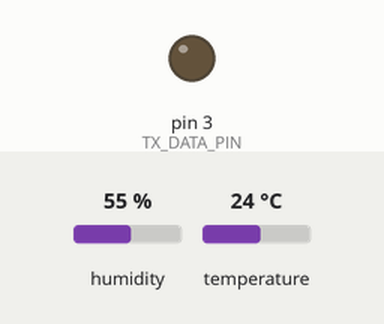
Simulated run of this sketch. Board: Arduino Uno, built with avr-gcc and run on an emulated ATmega328P. Parts: output pins drawn as LEDs (lit = HIGH). Wiring (inferred from the names in the program): DHT22 sensor: data pin 2. The inputs (shaded band) are chosen by the test bench; at power-on: humidity 55 %, temperature 24 °C. What the sketch prints to the serial monitor is not drawn.

Above: at 0.1 s.
Timing chart, 0 to 121.2 s (numbered marks = the images above):
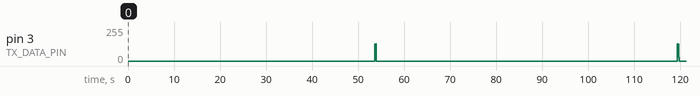

The sketch:

ThermoHygroTransmitter5.ino
```cpp
#include <Sleep_n0m1.h>
Sleep sleep;
unsigned long sleepTime; //how long you want the arduino to sleep

#include <DHT.h>
#define DHT_DATA_PIN  2
static DHT sensor;
static boolean bValidData=false;

static byte sendCount=1;
const byte sendInterval=6; //send every x wakeups

int lastTemp=0;
int lastHumi=0;

#define SERIAL_BAUD 9600

#define led 4

 #include <SensorTransmitter.h>

 #define TX_DATA_PIN  3
 #define TX_RAND_ID  4
 #define TX_CHANNEL  4

 // Initializes a ThermoHygroTransmitter on pin 11, with "random" ID 0, on channel 1.
 ThermoHygroTransmitter transmitter(TX_DATA_PIN, TX_RAND_ID, TX_CHANNEL);

 void blinkLED(){
   digitalWrite(led, HIGH);
   delay(500);
   digitalWrite(led, LOW);
 }

 void blinkLEDfast(){
   digitalWrite(led, HIGH);
   delay(200);
   digitalWrite(led, LOW);
   delay(200);
   digitalWrite(led, HIGH);
   delay(200);
   digitalWrite(led, LOW);
   delay(200);
   digitalWrite(led, HIGH);
   delay(200);
   digitalWrite(led, LOW);
   delay(200);
 }


void setup(){
  Serial.begin(SERIAL_BAUD);
  Serial.println("ThermoHygroTransmitter version 4 (power save 2)");
  sensor.setup(DHT_DATA_PIN);

  sleepTime=10000; //10 seconds
}

void loop(){
  //do stuff
    Serial.println("...waked up");
    float humidity = sensor.getHumidity();
    float temperature = sensor.getTemperature();
/*
  Serial.println(humidity, 1);
  Serial.println(temperature, 1);
  Serial.println(sensor.getStatusString());
*/
    if(strcmp(sensor.getStatusString(),"OK")==0){
      bValidData=true;
      lastTemp=(int)temperature;
      lastHumi=(int)humidity;
    }
    else{
      bValidData=false;
    }
    Serial.print("sendCount="); Serial.println(sendCount);
    if(sendCount >= sendInterval){
      sendCount=0;
     // Displays temperatures from -10 degrees Celsius to +20,
     // and humidity from 10% REL to 40% REL, with increments of 2
     if(bValidData) {
       // Temperatures are passed at 10 times the real value,
       // to avoid using floating point math.
       ///transmitter.sendTempHumi(i * 10, i + 20);
       transmitter.sendTempHumi(lastTemp * 10, lastHumi);
       Serial.println("Transmit done");
       blinkLEDfast();
       // Wait two seconds before sending next.
       bValidData=false;
     }//validData
   }//send_loop
   //delay(1000);
  sendCount++;
  blinkLED();

  Serial.println("About to sleep...");
  delay(200);
  sleep.pwrDownMode(); //set sleep mode
  sleep.sleepDelay(sleepTime); //sleep for: sleepTime
}
```
